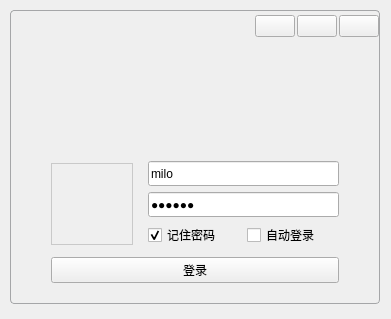
<?xml version="1.0" encoding="UTF-8"?>
<ui version="4.0">
 <class>LoginWidget</class>
 <widget class="QWidget" name="LoginWidget">
  <property name="geometry">
   <rect>
    <x>0</x>
    <y>0</y>
    <width>391</width>
    <height>319</height>
   </rect>
  </property>
  <property name="windowTitle">
   <string>Form</string>
  </property>
  <property name="styleSheet">
   <string notr="true">QWidget#page,QWidget#page_2 {
border: 1px solid #A5A6A8;
border-radius:4px;
}</string>
  </property>
  <widget class="AnimationStackedWidget" name="stackedWidget">
   <property name="geometry">
    <rect>
     <x>10</x>
     <y>10</y>
     <width>370</width>
     <height>294</height>
    </rect>
   </property>
   <property name="layoutDirection">
    <enum>Qt::LeftToRight</enum>
   </property>
   <property name="currentIndex">
    <number>0</number>
   </property>
   <widget class="QWidget" name="page">
    <layout class="QVBoxLayout" name="verticalLayout_2">
     <property name="spacing">
      <number>0</number>
     </property>
     <property name="leftMargin">
      <number>1</number>
     </property>
     <property name="topMargin">
      <number>1</number>
     </property>
     <property name="rightMargin">
      <number>1</number>
     </property>
     <property name="bottomMargin">
      <number>1</number>
     </property>
     <item>
      <widget class="QWidget" name="widgetWinTitle" native="true">
       <property name="minimumSize">
        <size>
         <width>0</width>
         <height>30</height>
        </size>
       </property>
       <property name="maximumSize">
        <size>
         <width>16777215</width>
         <height>30</height>
        </size>
       </property>
       <layout class="QHBoxLayout" name="horizontalLayout_2" stretch="0,1,0,0,0">
        <property name="spacing">
         <number>2</number>
        </property>
        <property name="leftMargin">
         <number>10</number>
        </property>
        <property name="topMargin">
         <number>0</number>
        </property>
        <property name="rightMargin">
         <number>0</number>
        </property>
        <property name="bottomMargin">
         <number>0</number>
        </property>
        <item>
         <widget class="QLabel" name="labelWinIcon">
          <property name="minimumSize">
           <size>
            <width>30</width>
            <height>30</height>
           </size>
          </property>
          <property name="maximumSize">
           <size>
            <width>30</width>
            <height>30</height>
           </size>
          </property>
          <property name="text">
           <string/>
          </property>
          <property name="pixmap">
           <pixmap resource="res.qrc">:/images/resource/images/robot.png</pixmap>
          </property>
         </widget>
        </item>
        <item>
         <widget class="QLabel" name="labelWinTitle">
          <property name="styleSheet">
           <string notr="true">color: #FFFFFF;</string>
          </property>
          <property name="text">
           <string/>
          </property>
         </widget>
        </item>
        <item>
         <widget class="QPushButton" name="btnWinMenu">
          <property name="focusPolicy">
           <enum>Qt::NoFocus</enum>
          </property>
          <property name="text">
           <string/>
          </property>
          <property name="icon">
           <iconset>
            <normalon>:/common/resource/common/ic_login_cfg.png</normalon>
           </iconset>
          </property>
         </widget>
        </item>
        <item>
         <widget class="QPushButton" name="btnWinMin">
          <property name="focusPolicy">
           <enum>Qt::NoFocus</enum>
          </property>
          <property name="text">
           <string/>
          </property>
          <property name="icon">
           <iconset>
            <normalon>:/common/resource/common/ic_min.png</normalon>
           </iconset>
          </property>
         </widget>
        </item>
        <item>
         <widget class="QPushButton" name="btnWinClose">
          <property name="focusPolicy">
           <enum>Qt::NoFocus</enum>
          </property>
          <property name="text">
           <string/>
          </property>
          <property name="icon">
           <iconset>
            <normalon>:/common/resource/common/ic_close_white.png</normalon>
           </iconset>
          </property>
         </widget>
        </item>
       </layout>
      </widget>
     </item>
     <item>
      <widget class="QWidget" name="widgetBody" native="true">
       <layout class="QVBoxLayout" name="verticalLayout_5">
        <property name="spacing">
         <number>0</number>
        </property>
        <property name="leftMargin">
         <number>0</number>
        </property>
        <property name="topMargin">
         <number>0</number>
        </property>
        <property name="rightMargin">
         <number>0</number>
        </property>
        <property name="bottomMargin">
         <number>0</number>
        </property>
        <item>
         <widget class="QLabel" name="labelWeclcom">
          <property name="text">
           <string/>
          </property>
          <property name="pixmap">
           <pixmap resource="res.qrc">:/background/resource/background/logo1.jpg</pixmap>
          </property>
          <property name="alignment">
           <set>Qt::AlignCenter</set>
          </property>
         </widget>
        </item>
        <item>
         <layout class="QVBoxLayout" name="verticalLayout_4">
          <property name="spacing">
           <number>10</number>
          </property>
          <property name="leftMargin">
           <number>40</number>
          </property>
          <property name="topMargin">
           <number>20</number>
          </property>
          <property name="rightMargin">
           <number>40</number>
          </property>
          <property name="bottomMargin">
           <number>20</number>
          </property>
          <item>
           <layout class="QHBoxLayout" name="horizontalLayout_4">
            <property name="spacing">
             <number>15</number>
            </property>
            <item>
             <widget class="QLabel" name="labelUserHead">
              <property name="minimumSize">
               <size>
                <width>82</width>
                <height>82</height>
               </size>
              </property>
              <property name="maximumSize">
               <size>
                <width>82</width>
                <height>82</height>
               </size>
              </property>
              <property name="styleSheet">
               <string notr="true">QLabel#labelUserHead {
border: 1px solid #C9C9C9;
}</string>
              </property>
              <property name="text">
               <string/>
              </property>
              <property name="pixmap">
               <pixmap resource="res.qrc">:/head/resource/head/head-64.png</pixmap>
              </property>
              <property name="alignment">
               <set>Qt::AlignCenter</set>
              </property>
             </widget>
            </item>
            <item>
             <widget class="QWidget" name="widgetInput" native="true">
              <layout class="QVBoxLayout" name="verticalLayout_3">
               <property name="leftMargin">
                <number>0</number>
               </property>
               <property name="topMargin">
                <number>0</number>
               </property>
               <property name="rightMargin">
                <number>0</number>
               </property>
               <property name="bottomMargin">
                <number>0</number>
               </property>
               <item>
                <widget class="IconLineEdit" name="lineEditUser">
                 <property name="minimumSize">
                  <size>
                   <width>0</width>
                   <height>25</height>
                  </size>
                 </property>
                 <property name="maximumSize">
                  <size>
                   <width>16777215</width>
                   <height>25</height>
                  </size>
                 </property>
                 <property name="text">
                  <string>milo</string>
                 </property>
                 <property name="placeholderText">
                  <string>用户名</string>
                 </property>
                </widget>
               </item>
               <item>
                <widget class="IconLineEdit" name="lineEditPasswd">
                 <property name="minimumSize">
                  <size>
                   <width>0</width>
                   <height>25</height>
                  </size>
                 </property>
                 <property name="maximumSize">
                  <size>
                   <width>16777215</width>
                   <height>25</height>
                  </size>
                 </property>
                 <property name="text">
                  <string>123456</string>
                 </property>
                 <property name="echoMode">
                  <enum>QLineEdit::Password</enum>
                 </property>
                 <property name="placeholderText">
                  <string>用户密码</string>
                 </property>
                </widget>
               </item>
               <item>
                <layout class="QHBoxLayout" name="horizontalLayout">
                 <item>
                  <widget class="QCheckBox" name="checkBoxPasswd">
                   <property name="text">
                    <string>记住密码</string>
                   </property>
                   <property name="checked">
                    <bool>true</bool>
                   </property>
                  </widget>
                 </item>
                 <item>
                  <widget class="QCheckBox" name="checkBoxAutoLogin">
                   <property name="text">
                    <string>自动登录</string>
                   </property>
                   <property name="checked">
                    <bool>false</bool>
                   </property>
                  </widget>
                 </item>
                </layout>
               </item>
              </layout>
             </widget>
            </item>
           </layout>
          </item>
          <item>
           <layout class="QHBoxLayout" name="horizontalLayout_3">
            <property name="spacing">
             <number>15</number>
            </property>
            <item>
             <widget class="QPushButton" name="btnLogin">
              <property name="focusPolicy">
               <enum>Qt::NoFocus</enum>
              </property>
              <property name="toolTip">
               <string>登录</string>
              </property>
              <property name="text">
               <string>登录</string>
              </property>
             </widget>
            </item>
           </layout>
          </item>
         </layout>
        </item>
       </layout>
      </widget>
     </item>
    </layout>
   </widget>
   <widget class="QWidget" name="page_2">
    <layout class="QVBoxLayout" name="verticalLayout_9">
     <property name="spacing">
      <number>0</number>
     </property>
     <property name="leftMargin">
      <number>1</number>
     </property>
     <property name="topMargin">
      <number>1</number>
     </property>
     <property name="rightMargin">
      <number>1</number>
     </property>
     <property name="bottomMargin">
      <number>1</number>
     </property>
     <item>
      <widget class="QWidget" name="widgetWinTitle_2" native="true">
       <property name="minimumSize">
        <size>
         <width>0</width>
         <height>30</height>
        </size>
       </property>
       <property name="maximumSize">
        <size>
         <width>16777215</width>
         <height>30</height>
        </size>
       </property>
       <layout class="QHBoxLayout" name="horizontalLayout_5" stretch="1,0,0">
        <property name="spacing">
         <number>5</number>
        </property>
        <property name="leftMargin">
         <number>10</number>
        </property>
        <property name="topMargin">
         <number>0</number>
        </property>
        <property name="rightMargin">
         <number>0</number>
        </property>
        <property name="bottomMargin">
         <number>0</number>
        </property>
        <item>
         <widget class="QLabel" name="labelWinTitle_2">
          <property name="text">
           <string>登录配置</string>
          </property>
         </widget>
        </item>
        <item>
         <widget class="QPushButton" name="btnWinMin_2">
          <property name="focusPolicy">
           <enum>Qt::NoFocus</enum>
          </property>
          <property name="text">
           <string/>
          </property>
          <property name="icon">
           <iconset>
            <normalon>:/common/resource/common/ic_min.png</normalon>
           </iconset>
          </property>
         </widget>
        </item>
        <item>
         <widget class="QPushButton" name="btnWinClose_2">
          <property name="focusPolicy">
           <enum>Qt::NoFocus</enum>
          </property>
          <property name="text">
           <string/>
          </property>
          <property name="icon">
           <iconset>
            <normalon>:/common/resource/common/ic_close_white.png</normalon>
           </iconset>
          </property>
         </widget>
        </item>
       </layout>
      </widget>
     </item>
     <item>
      <widget class="QWidget" name="widgetBody_2" native="true">
       <layout class="QVBoxLayout" name="verticalLayout_6">
        <item>
         <widget class="QGroupBox" name="groupBox">
          <property name="title">
           <string>服务器设置</string>
          </property>
          <layout class="QVBoxLayout" name="verticalLayout_7">
           <item>
            <layout class="QHBoxLayout" name="horizontalLayout_6">
             <property name="rightMargin">
              <number>0</number>
             </property>
             <item>
              <layout class="QFormLayout" name="formLayout">
               <item row="0" column="0">
                <widget class="QLabel" name="label_3">
                 <property name="text">
                  <string>服务器地址配置：</string>
                 </property>
                </widget>
               </item>
               <item row="0" column="1">
                <widget class="IPLineEdit" name="lineEditHostAddr">
                 <property name="sizePolicy">
                  <sizepolicy hsizetype="Fixed" vsizetype="Fixed">
                   <horstretch>0</horstretch>
                   <verstretch>0</verstretch>
                  </sizepolicy>
                 </property>
                 <property name="minimumSize">
                  <size>
                   <width>170</width>
                   <height>0</height>
                  </size>
                 </property>
                 <property name="maximumSize">
                  <size>
                   <width>200</width>
                   <height>16777215</height>
                  </size>
                 </property>
                 <property name="text">
                  <string/>
                 </property>
                </widget>
               </item>
               <item row="1" column="0">
                <widget class="QLabel" name="label_4">
                 <property name="text">
                  <string>消息服务器端口：</string>
                 </property>
                </widget>
               </item>
               <item row="1" column="1">
                <widget class="QLineEdit" name="lineEditHostMsgPort">
                 <property name="sizePolicy">
                  <sizepolicy hsizetype="Fixed" vsizetype="Fixed">
                   <horstretch>0</horstretch>
                   <verstretch>0</verstretch>
                  </sizepolicy>
                 </property>
                 <property name="minimumSize">
                  <size>
                   <width>170</width>
                   <height>0</height>
                  </size>
                 </property>
                 <property name="maximumSize">
                  <size>
                   <width>200</width>
                   <height>16777215</height>
                  </size>
                 </property>
                 <property name="text">
                  <string>60100</string>
                 </property>
                </widget>
               </item>
               <item row="2" column="0">
                <widget class="QLabel" name="label_5">
                 <property name="text">
                  <string>文件服务器端口：</string>
                 </property>
                </widget>
               </item>
               <item row="2" column="1">
                <widget class="QLineEdit" name="lineEditHostFilePort">
                 <property name="sizePolicy">
                  <sizepolicy hsizetype="Fixed" vsizetype="Fixed">
                   <horstretch>0</horstretch>
                   <verstretch>0</verstretch>
                  </sizepolicy>
                 </property>
                 <property name="minimumSize">
                  <size>
                   <width>170</width>
                   <height>0</height>
                  </size>
                 </property>
                 <property name="maximumSize">
                  <size>
                   <width>200</width>
                   <height>16777215</height>
                  </size>
                 </property>
                 <property name="text">
                  <string>60101</string>
                 </property>
                </widget>
               </item>
              </layout>
             </item>
            </layout>
           </item>
           <item>
            <spacer name="verticalSpacer">
             <property name="orientation">
              <enum>Qt::Vertical</enum>
             </property>
             <property name="sizeHint" stdset="0">
              <size>
               <width>20</width>
               <height>157</height>
              </size>
             </property>
            </spacer>
           </item>
          </layout>
         </widget>
        </item>
        <item>
         <layout class="QHBoxLayout" name="horizontalLayout_7">
          <item>
           <spacer name="horizontalSpacer">
            <property name="orientation">
             <enum>Qt::Horizontal</enum>
            </property>
            <property name="sizeHint" stdset="0">
             <size>
              <width>40</width>
              <height>20</height>
             </size>
            </property>
           </spacer>
          </item>
          <item>
           <widget class="QPushButton" name="btnCancel">
            <property name="text">
             <string>取消</string>
            </property>
           </widget>
          </item>
          <item>
           <widget class="QPushButton" name="btnSaveCfg">
            <property name="text">
             <string>确定</string>
            </property>
           </widget>
          </item>
         </layout>
        </item>
       </layout>
      </widget>
     </item>
    </layout>
   </widget>
  </widget>
 </widget>
 <customwidgets>
  <customwidget>
   <class>AnimationStackedWidget</class>
   <extends>QStackedWidget</extends>
   <header location="global">animationstackedwidget.h</header>
   <container>1</container>
  </customwidget>
  <customwidget>
   <class>IconLineEdit</class>
   <extends>QLineEdit</extends>
   <header location="global">mlineedit.h</header>
  </customwidget>
  <customwidget>
   <class>IPLineEdit</class>
   <extends>QLineEdit</extends>
   <header location="global">mlineedit.h</header>
  </customwidget>
 </customwidgets>
 <resources>
  <include location="res.qrc"/>
 </resources>
 <connections>
  <connection>
   <sender>btnWinClose</sender>
   <signal>clicked()</signal>
   <receiver>LoginWidget</receiver>
   <slot>close()</slot>
   <hints>
    <hint type="sourcelabel">
     <x>353</x>
     <y>25</y>
    </hint>
    <hint type="destinationlabel">
     <x>195</x>
     <y>159</y>
    </hint>
   </hints>
  </connection>
  <connection>
   <sender>btnWinClose_2</sender>
   <signal>clicked()</signal>
   <receiver>LoginWidget</receiver>
   <slot>close()</slot>
   <hints>
    <hint type="sourcelabel">
     <x>353</x>
     <y>25</y>
    </hint>
    <hint type="destinationlabel">
     <x>195</x>
     <y>159</y>
    </hint>
   </hints>
  </connection>
 </connections>
</ui>
